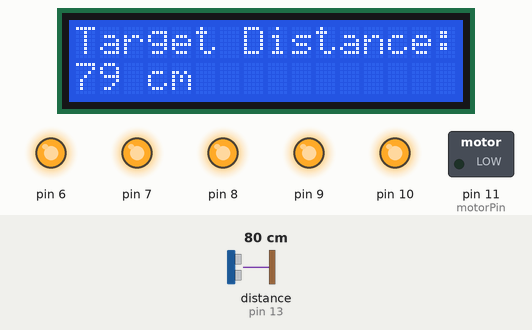
The sketch below on a simulated Arduino Uno, built with avr-gcc and run on an emulated ATmega328P. On the bench: 16×2 character LCD, switched loads named in the sketch (green lamp = pin HIGH), output pins drawn as LEDs (lit = HIGH). Wiring (inferred from the names in the program): ultrasonic range finder: trigger pin 12; echo pin 13. The inputs (shaded band) are chosen by the test bench; at power-on: distance to the obstacle (sensor on pin 13) 80 cm. The echo pulse lasts 58.3 µs per cm; pins used as bus, display or sensor lines are not drawn.

Above: at 1.2 s.
1.3 s: distance to the obstacle (sensor on pin 13) set to 2 cm
At 3.2 s:
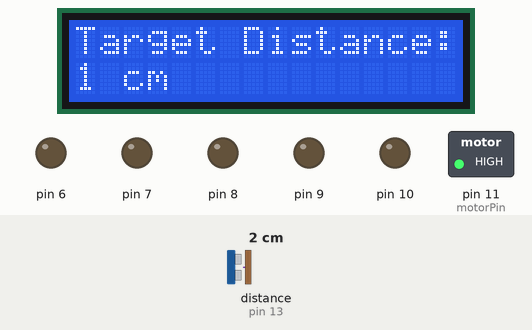
3.9 s: distance to the obstacle (sensor on pin 13) set to 9 cm
At 5.7 s:
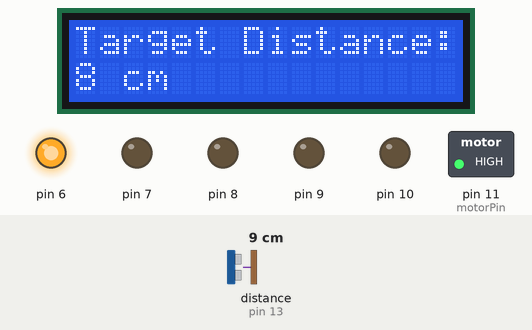
6.4 s: distance to the obstacle (sensor on pin 13) set to 18 cm
At 8.3 s:
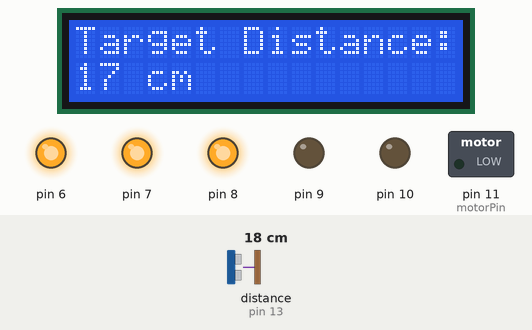
8.8 s: distance to the obstacle (sensor on pin 13) set to 12 cm
At 10.9 s:
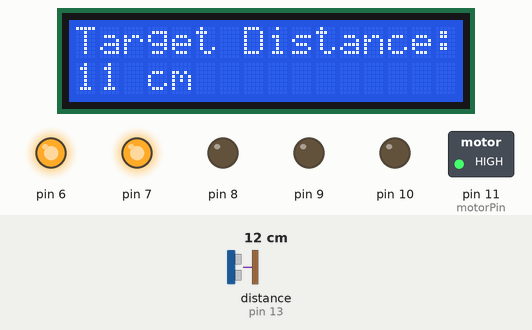
Timing chart, 0 to 12.2 s (numbered marks = the images above; inputs shaded):
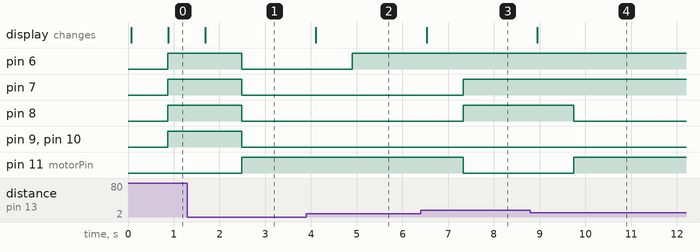

The sketch:

EECS_2032_Project_Code.ino
```cpp
/* EECS 2032 Final Project
 * By Kevin Nguyen, 217228255
 * This code will measure distance and turns on the fan and LEDs depending on the distance of the object.
 */

// includes the LiquidCrystal Library
#include <LiquidCrystal.h>

// Creates an LCD object. Parameters: (rs, enable, d4, d5, d6, d7)
LiquidCrystal lcd(5, 4, 3, 2, 1, 0);

const int trigPin = 12;
const int echoPin = 13;
long duration;
int distance;
int motorPin = 11;

void setup()
{
  //LCD display
  lcd.begin(16,2); // Initializes the interface to the LCD screen

  //HC-SR04 Ultrasonic Sensor
  pinMode(trigPin, OUTPUT); // trigPin is OUTPUT
  pinMode(echoPin, INPUT);  // echoPin is INPUT

  //DC motor
  pinMode(motorPin, OUTPUT);// motorPin is OUTPUT

  //LEDs
  for (int i = 6; i <= 10; i++)
  {
    pinMode(i, OUTPUT);    // // LEDs pin is OUTPUT
  }
}

void loop()
{
  // Write a pulse to the HC-SR04 Trigger Pin
  digitalWrite(trigPin, LOW);
  delayMicroseconds(2);
  digitalWrite(trigPin, HIGH);
  delayMicroseconds(10);
  digitalWrite(trigPin, LOW);

  // Measure the response from the HC-SR04 Echo Pin
  duration = pulseIn(echoPin, HIGH);

  // Determine distance from duration
  // Use 343 m/s as speed of sound
  distance= duration*0.034/2;

  // Prints "Target Distance: " on the first line of the LCD
  // Set cursor to first column of first row
  lcd.setCursor(0,0);
  lcd.print("Target Distance: ");
  //Print blanks on the second line of the LCD to clear the line
  // Set cursor to first column of second row
  lcd.setCursor(0,1);
  lcd.print("                "); // to clear the distance value
  // Prints "<value>" on the second line of the LCD
  // Set cursor to first column of second row
  lcd.setCursor(0,1);
  lcd.print(distance);
  lcd.print(" cm");
  delay(800);       // longer delay would cause less flickering

  //For DC motor
  if (distance <= 15){   // Turn DC motor on if distance is 15cm or less
    digitalWrite(motorPin, HIGH);
  }
  else{
    digitalWrite(motorPin, LOW);
  }

  // For LED
  if (distance <= 5) {   //Turn LED on if distance is 5cm or less
    digitalWrite(6, LOW);
  }
  else{
    digitalWrite(6, HIGH);
  }

  if (distance <= 10) {  //Turn LED on if distance is 10cm or less
    digitalWrite(7, LOW);
  }
  else{
    digitalWrite(7, HIGH);
  }

  if (distance <= 15) {  //Turn LED on if distance is 15cm or less
    digitalWrite(8, LOW);
  }
  else{
    digitalWrite(8, HIGH);
  }

  if (distance <= 20) {  //Turn LED on if distance is 20cm or less
    digitalWrite(9, LOW);
  }
  else{
    digitalWrite(9, HIGH);
  }

  if (distance <= 25) {  //Turn LED on if distance is 25cm or less
    digitalWrite(10, LOW);
  }
  else{
    digitalWrite(10, HIGH);
  }
}
```

Measured:
- after the input at 1.3 s, pin 6–10: HIGH → LOW after 1.2 s; pin 11 (motorPin): LOW → HIGH after 1.2 s; the display: changes after 0.39 s (image 1)
- after the input at 3.9 s, pin 6: LOW → HIGH after 1.0 s; the display: changes after 0.21 s (image 2)
- after the input at 6.4 s, pin 7, pin 8: LOW → HIGH after 0.93 s; pin 11 (motorPin): HIGH → LOW after 0.93 s; the display: changes after 0.13 s (image 3)
- after the input at 8.8 s, pin 8: HIGH → LOW after 0.95 s; pin 11 (motorPin): LOW → HIGH after 0.95 s; the display: changes after 0.15 s (image 4)
